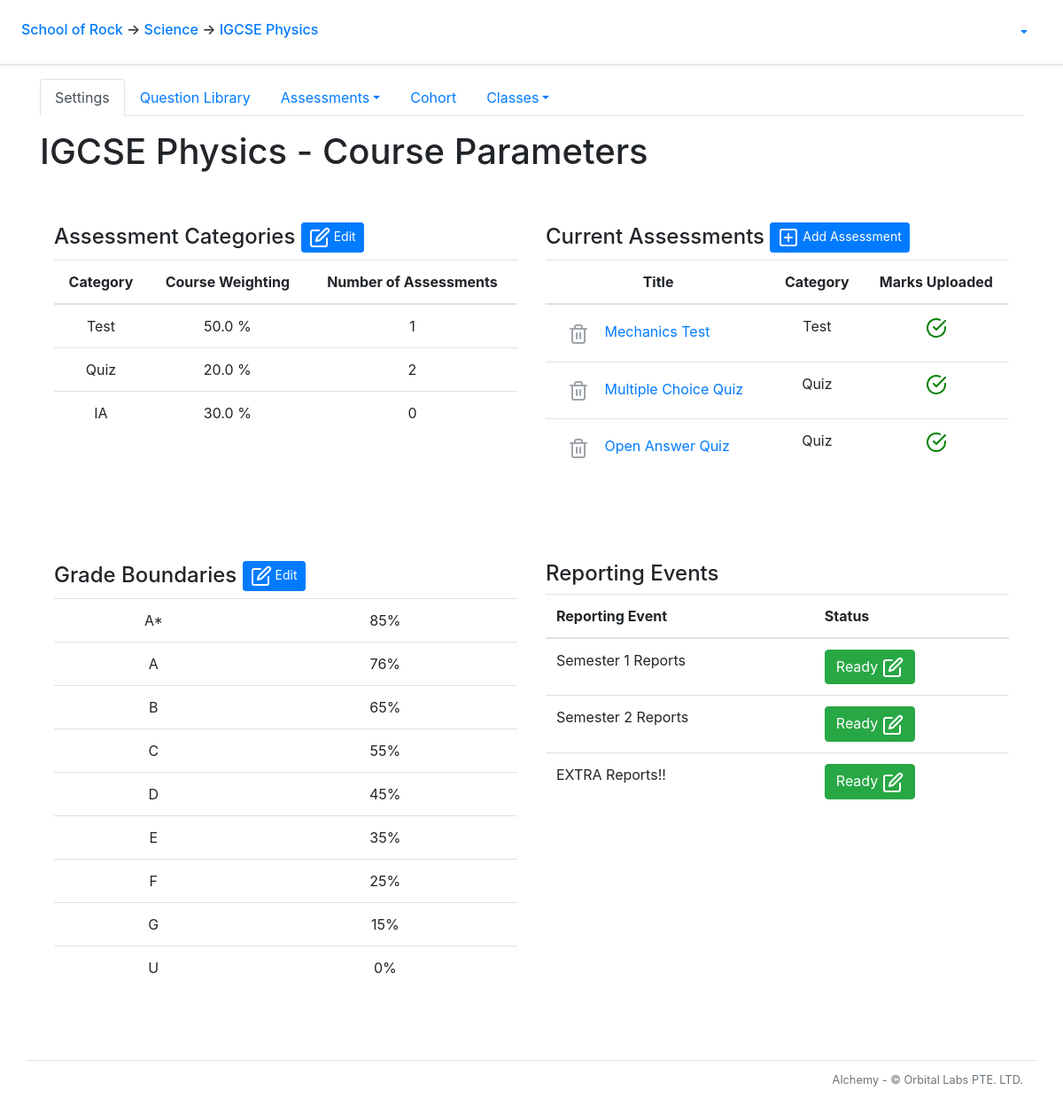
Before: /course/1/ with the older database file.
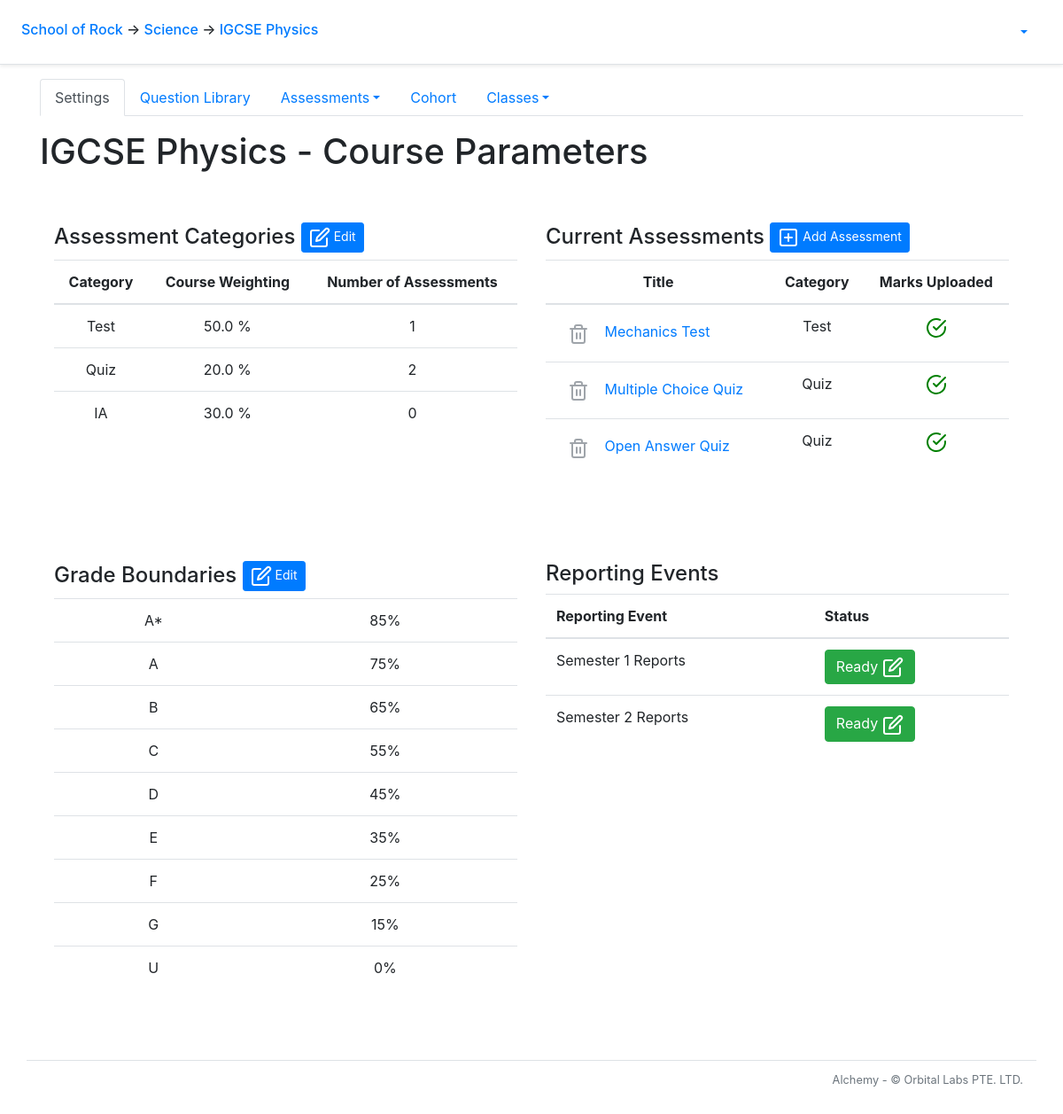
After: the same page with the newer database file.
### alchemy/models.py (models this page shows, shortened)
class School(db.Model):
    __tablename__ = 'school'
    id = db.Column(db.Integer, primary_key=True)
    name = db.Column(db.String(50))
    departments = db.relationship('Department', backref='school')
    snapshots = db.relationship('Snapshot', backref='school')

class Department(db.Model):
    __tablename__ = 'department'
    id = db.Column(db.Integer, primary_key=True)
    name = db.Column(db.String(50))
    school_id = db.Column(db.Integer, db.ForeignKey('school.id'))
    courses = db.relationship('Course', backref='department')

class Course(db.Model):
    __tablename__ = 'course'
    id = db.Column(db.Integer, primary_key=True)
    name = db.Column(db.String(20), nullable=False)
    department_id = db.Column(db.Integer, db.ForeignKey('department.id'))
    questions = db.relationship('Question', backref = 'q_course')
    tags = db.relationship('Tag', backref='tag_course')
    clazzes = db.relationship('Clazz', backref='course')
    papers = db.relationship('Paper', backref='course')
    grade_levels = db.relationship('GradeLevel', backref='grade_levels')
    assessment_categories = db.relationship('AssessmentCategory', backref='assessment_categories')
    checkpoints = db.relationship('Checkpoint', backref='course')
    def order_grade_levels(self):
        self.grade_levels.sort(key=lambda x: x.lower_bound,  reverse = True)

class AssessmentCategory(db.Model):
    __tablename__ = 'assessment_category'
    id = db.Column(db.Integer, primary_key=True)
    name = db.Column(db.String())
    weight = db.Column(db.Float)
    course_id = db.Column(db.Integer, db.ForeignKey('course.id'), nullable=False)
    papers = db.relationship('Paper', back_populates='category')

class Paper(db.Model):
    __tablename__ = 'paper'
    id = db.Column(db.Integer, primary_key=True)
    title = db.Column(db.String(50), nullable=False)
    scores = db.relationship('Score', backref='paper')
    paper_questions = db.relationship('PaperQuestion',
            order_by='PaperQuestion.order_number',
            collection_class=ordering_list('order_number', count_from=1))
    course_id = db.Column(db.Integer, db.ForeignKey('course.id'))
    category_id = db.Column(db.Integer, db.ForeignKey('assessment_category.id'), nullable=False)
    category = db.relationship('AssessmentCategory', back_populates='papers')
    checkpoints = db.relationship('Checkpoint', secondary=checkpoints_papers, back_populates='papers')
    @sqlalchemy.orm.reconstructor
    def __paper_construct__(self):
        self.build_profile()
    def build_profile(self):
        self.profile = paper_profile.PaperProfile()
        self.profile.total_questions = len(self.paper_questions)
        tag_list = []
        for pq in self.paper_questions:
            if len(pq.question.all_solutions) > 1:
                self.profile.total_mc_questions += 1
                self.profile.total_mc_points += pq.question.points
            elif len(pq.question.all_solutions) == 1:
                self.profile.total_oa_questions += 1
                self.profile.total_oa_points += pq.question.points
            else:
                pass
            self.profile.total_points += pq.question.points
            for tag in pq.question.tags:
                if tag not in tag_list:
                    tag_list.append(tag)
        if self.profile.total_mc_questions > 0:
            self.profile.has_mc_questions = True
        if self.profile.total_points != 0:
            self.profile.mcq_points_norm_ratio = round(self.profile.total_mc_points/self.profile.total_points*100, 1)
            self.profile.oaq_points_norm_ratio = round(self.profile.total_oa_points/self.profile.total_points*100, 1)
        for tag in tag_list:
            new_tag_profile = paper_profile.build_tag_profile(self, tag)
            new_tag_profile.calculate_q_percentage(self.profile)
            new_tag_profile.calculate_p_percentage(self.profile)
            self.profile.tag_profile_list.append(new_tag_profile)
    def check_clazz_scores(self, clazz):
        clazz_id = clazz.id
        scores = Score.query.filter_by(paper_id = self.id).all()
        clazz_scores = []
        for score in scores:
            student_id = score.student_id
            student = Student.query.get_or_404(student_id)
            if clazz in student.clazzes:
                clazz_scores.append(score)
        for score in clazz_scores:
            if score == None:
                return False
            else:
                return True
    def has_all_scores(self):
        has_all_scores = True
        for clazz in self.course.clazzes:
            if not self.check_clazz_scores(clazz):
                has_all_scores = False
        return has_all_scores

class GradeLevel(db.Model):
    __tablename__ = 'grade_level'
    id = db.Column(db.Integer, primary_key=True)
    grade = db.Column(db.String())
    lower_bound = db.Column(db.Integer)
    upper_bound = db.Column(db.Integer)
    course_id = db.Column(db.Integer, db.ForeignKey('course.id'), nullable=False)

class Checkpoint(db.Model):
    __tablename__ = 'checkpoint'
    id = db.Column(db.Integer, primary_key=True)
    course_id = db.Column(db.Integer, db.ForeignKey('course.id'))
    snapshot_id = db.Column(db.Integer, db.ForeignKey('snapshot.id'))
    papers = db.relationship('Paper', secondary=checkpoints_papers, back_populates='checkpoints')
    def is_ready(self):
        is_ready = True
        for paper in self.papers:
            if not paper.has_all_scores():
                is_ready = False
        return is_ready

class Snapshot(db.Model):
    __tablename__ = 'snapshot'
    id = db.Column(db.Integer, primary_key=True)
    name = db.Column(db.String(50), nullable=False)
    checkpoints = db.relationship('Checkpoint', backref='snapshot')
    school_id = db.Column(db.Integer, db.ForeignKey('school.id'))
    is_published = db.Column(db.Boolean)
    db.session.commit()

### alchemy/views/course.py (the view)
@bp_course.route('/')
@auth_manager.require_group
def index():
    g.course.order_grade_levels()
    return flask.render_template('course/index.html')

### alchemy/templates/course/index.html (shortened to what this page needs)
{% extends "course/layout.html" %}
{% block course_main_content %}
<main role="main">
  <h1 class="my-3">{{ g.course.name }} - Course Parameters</h1>
  {% import "course/assessment_categories_form_macro.html" as categories_form %}
  <br>
  <div class="profile">
    <div class='left-col'>
      <h4>Assessment Categories <button type="button" class="btn btn-primary btn-sm" data-toggle="modal" data-target="#categories_modal">
        <span data-feather="edit"></span>
        <a>Edit</a></button></h4>
      <table class="table table-hover text-center">
        <thead>
          <th>Category</th>
          <th>Course Weighting</th>
          <th>Number of Assessments</th>
        </thead>
        {% for category in g.course.assessment_categories %}
          <tr>
            <td>{{ category.name }}</td>
            <td>{{ category.weight }} %</td>
            <td>{{ category.papers | length }}</td>
          </tr>
        {% endfor %}
      </table>
    </div>
    <div class="right-col">
      <h4>Current Assessments <button class="btn btn-primary btn-sm" data-toggle="modal" data-target="#paper_create_modal">
        <span data-feather="plus-square"></span>
        <a>Add Assessment</a></button>
      </h4>
      <table class="table table-hover text-center">
        <thead>
          <th>Title</th>
          <th>Category</th>
          <th>Marks Uploaded</th>
        </thead>
        {% for paper in g.course.papers %}
        <tr>
          <td>
            <div align="left">
              <a class="btn btn-link {{ 'disabled' if paper.scores }}" aria-label="Delete paper" href="{{ url_for('course.paper.remove', paper_id=paper.id) }}">
                <span data-feather="trash-2"></span>
              </a>
              <a href="{{ url_for('course.paper.index', paper_id=paper.id) }}">{{ paper.title }}</a>
            </div>
          </td>
          <td>{{ paper.category.name }}</td>
          {% if paper.has_all_scores() %}
            <td><i class="icon_green" data-feather="check-circle"></i></td>
          {% else %}
            <td><i class="icon_red" data-feather="x-circle"></i></td>
          {% endif %}
        </tr>
        {% endfor %}
      </table>
    </div>
  </div>
  <br>
  {% import "course/grade_levels_form_macro.html" as grades_form %}
  <br>
  <div class="profile">
    <div class="left_col">
      <h4>Grade Boundaries <button type="button" class="btn btn-primary btn-sm" data-toggle="modal" data-target="#grade_level_modal">
        <span data-feather="edit"></span>
        Edit
      </h4>
      <table class="table table-hover text-center">
        {% for grade in g.course.grade_levels %}
          <tr>
            <td>{{ grade.grade }}</td>
            <td>{{ grade.lower_bound }}%</td>
          </tr>
        {% endfor %}
      </table>
    </div>
    <div class="right-col">
      <h4>Reporting Events</h4>
      <table class="table table-hover">
        <thead>
          <th>Reporting Event</th>
          <th>Status</th>
        </thead>
        {% import "course/edit_checkpoint_macro.html" as edit_checkpoint %}
        {% if g.course.checkpoints %}
          {% for checkpoint in g.course.checkpoints %}
            <tr>
              <td>{{ checkpoint.snapshot.name }}</td>
              <td>
                {% if not checkpoint.is_ready() %}
                  <button data-toggle="modal" data-target="#edit_checkpoint_modal_{{ checkpoint.id }}" type="button" class="btn btn-danger" onclick="get_paper_ids({{ g.course.id }}, {{ checkpoint.id }})">Not Ready <span data-feather="edit" ></span></button>
                {% else %}
                  {% if not checkpoint.snapshot.is_published %}
                    <button data-toggle="modal" data-target="#edit_checkpoint_modal_{{ checkpoint.id }}" type="button" class="btn btn-success" onclick="get_paper_ids({{ g.course.id }}, {{ checkpoint.id }})">Ready <span data-feather="edit"></span></button>
                  {% else %}
                    <button type="button" class="btn btn-success disabled">Published <span data-toggle="modal" data-target="#edit_checkpoint_modal_{{ checkpoint.id }}" data-feather="edit"></span></button>
                  {% endif %}
                {% endif %}
              </td>
            </tr>
          {% endfor %}
        {% else %}
          <tr>
            <td></td>
            <td>No Reporting Events</td>
            <td></td>
          </tr>
        {% endif %}
      </table>
    </div>
  </div>
</main>
{% endblock course_main_content %}

### alchemy/templates/course/layout.html (shortened to what this page needs)
{% include "layout_start.html" %}
<div class="container">
  <ul class="nav nav-tabs">
    <li class="nav-item">
      <a class="nav-link {{ 'active' if request.endpoint == 'course.index' }}" href="{{ url_for('course.index', course_id=g.course.id) }}">Settings</a>
    </li>
    <li class="nav-item">
      <a class="nav-link {{ 'active' if request.endpoint == 'course.library.index' }}" href="{{ url_for('course.library.index') }}">Question Library</a>
    </li>
    <li class="nav-item dropdown">
      <a class="nav-link dropdown-toggle {{ 'active' if request.endpoint == 'course.paper.index' or request.endpoint == 'course.paper.edit' }}" data-toggle="dropdown" href="#" role="button" aria-haspopup="true" aria-expanded="false">Assessments</a>
    </li>
    <li class="nav-item">
      <a class="nav-link {{ 'active' if request.endpoint == 'course.cohort.index' }}" href="{{ url_for('course.cohort.index', course_id=g.course.id) }}">Cohort</a>
    </li>
    <li class="nav-item dropdown">
      <a class="nav-link dropdown-toggle" data-toggle="dropdown" href="#" role="button" aria-haspopup="true" aria-expanded="false">Classes</a>
    </li>
  </ul>
  {% block course_main_content %}
  {% endblock course_main_content %}
</div>
{% import "course/paper_new_or_edit_macro.html" as paper_create_modal %}
{% include "layout_end.html" %}

### alchemy/templates/layout_start.html (shortened to what this page needs)
<!doctype html>
<html lang="en">
  <head>
      <link rel="stylesheet" href="https://stackpath.bootstrapcdn.com/bootstrap/4.5.0/css/bootstrap.min.css">
      <link rel="stylesheet" type="text/css" href="{{ url_for('static', filename='card-body.css') }}">
    </head>
    <body>
      <div class="p-3 px-md-4 mb-3 bg-white border-bottom shadow-sm">
        <div class="row justify-content-md-center">
          <div class="col d-flex align-items-baseline">
            <h6 class="mt-2 mr-3">
              {% if g.school %}
                <a href = "{{ url_for('school.index', school_id = g.school.id)}}">{{ g.school.name }}</a>
              {% else %}
                <b style="text-align: center;">Welcome to...</b>
              {% endif %}
              {% if g.department %}
                <span>&#8594;</span><a href = "{{ url_for('department.index', department_id = g.department.id) }}"> {{ g.department.name }}</a>
              {% endif %}
              {% if g.course %}
                <span>&#8594;</span><a href = "{{ url_for('course.index', course_id = g.course.id) }}"> {{ g.course.name }}</a>
              {% endif %}
            </h6>
          </div>
          <div class="col-md-auto d-flex align-items-baseline">
            {% if 'current_user' in g %}
            <ul class="nav nav-pills">
              <li class="nav-item dropdown">
                <a class="nav-link dropdown-toggle" data-toggle="dropdown" href="#" role="button" aria-haspopup="true" aria-expanded="false">{{ g.current_user.username }}</a>
              </li>
            </ul>
            {% endif %}
          </div>
        </div>
      </div>

### alchemy/templates/layout_end.html (shortened to what this page needs)
    <footer class="pt-2 my-5 border-top container text-right">
        <small class="text-muted">Alchemy - &copy; Orbital Labs PTE. LTD.</small>
    </footer>
  </body>
</html>

Changed rows visible on the page:
removed GradeLevel: grade "A", lower_bound "76"
removed Checkpoint: snapshot.name "EXTRA Reports!!"
added GradeLevel: grade "A", lower_bound "75"
